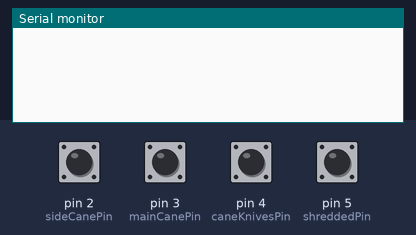
The sketch below on a simulated Arduino Uno, built with avr-gcc and run on an emulated ATmega328P. On the bench: the last lines printed to the serial monitor. The inputs (shaded band) are chosen by the test bench; at power-on: pin 2 (sideCanePin), pin 3 (mainCanePin), pin 4 (caneKnivesPin), pin 5 (shreddedPin) HIGH.

Above: at 1.2 s.
1.3 s: pin 2 (sideCanePin) pulled LOW for 0.15 s
At 2.6 s:
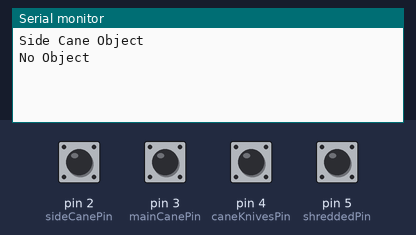
2.9 s: pin 3 (mainCanePin) pulled LOW for 0.15 s
At 3.03 s:
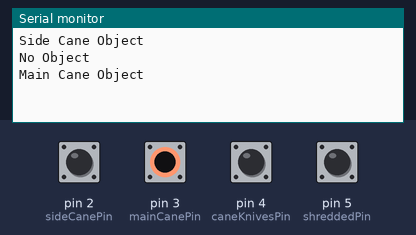
4.5 s: pin 4 (caneKnivesPin) pulled LOW for 0.15 s
At 4.63 s:
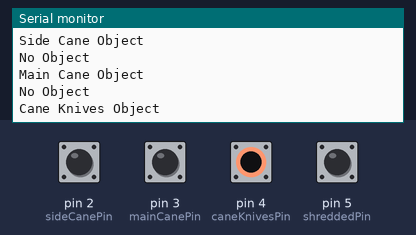
6.1 s: pin 5 (shreddedPin) pulled LOW for 0.15 s
At 6.23 s:
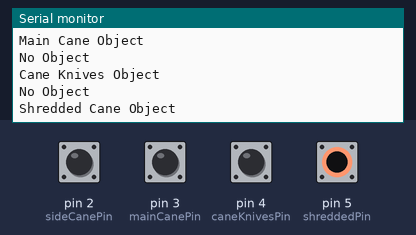

Measured:
- after the input at 1.3 s, the serial monitor: prints a new line at once (image 1)
- after the input at 2.9 s, the serial monitor: prints a new line at once (image 2)
- after the input at 4.5 s, the serial monitor: prints a new line at once (image 3)
- after the input at 6.1 s, the serial monitor: prints a new line at once (image 4)

The sketch:

cane_tracking.ino
```cpp
const int shreddedPin = 5;
const int caneKnivesPin = 4;
const int mainCanePin = 3;
const int sideCanePin = 2;

int shreddedState = 0;
int shreddedCurrentState = 0;

int caneKnivesState = 0;
int caneKnivesCurrentState = 0;

int mainCaneState = 0;
int mainCaneCurrentState = 0;

int sideCaneState = 0;
int sideCaneCurrentState = 0;

void setup() {
  pinMode(shreddedPin, INPUT_PULLUP);
  pinMode(caneKnivesPin, INPUT_PULLUP);
  pinMode(mainCanePin, INPUT_PULLUP);
  pinMode(sideCanePin, INPUT_PULLUP);
  Serial.begin(9600);
}

void loop() {
  int shreddedSensor = digitalRead(shreddedPin);
  int caneKnivesSensor = digitalRead(caneKnivesPin);
  int mainCaneSensor = digitalRead(mainCanePin);
  int sideCaneSensor = digitalRead(sideCanePin);

  shreddedCane(shreddedSensor);
  caneKnives(caneKnivesSensor);
  mainCane(mainCaneSensor);
  sideCane(sideCaneSensor);
}

void shreddedCane(int pin) {
  if (pin == HIGH) {
   shreddedCurrentState = 0;
    if (shreddedCurrentState != shreddedState) {
      Serial.println("No Object");
      shreddedState = 0;
      delay(5);
    }
  }
  else {
    shreddedCurrentState = 1;
    if (shreddedCurrentState != shreddedState) {
      Serial.println("Shredded Cane Object");
      shreddedState = 1;
      delay(5);
    }
  }
}

void caneKnives(int pin) {
  if (pin == HIGH) {
    caneKnivesCurrentState = 0;
    if (caneKnivesCurrentState != caneKnivesState) {
      Serial.println("No Object");
      caneKnivesState = 0;
      delay(5);
    }
  }
  else {
    caneKnivesCurrentState = 1;
    if (caneKnivesCurrentState != caneKnivesState) {
      Serial.println("Cane Knives Object");
      caneKnivesState = 1;
      delay(5);
    }
  }
}

void mainCane(int pin) {
  if (pin == HIGH) {
     mainCaneCurrentState = 0;
    if (mainCaneCurrentState != mainCaneState) {
      Serial.println("No Object");
      mainCaneState = 0;
      delay(5);
    }
  }
  else {
    mainCaneCurrentState = 1;
    if (mainCaneCurrentState != mainCaneState) {
      Serial.println("Main Cane Object");
      mainCaneState = 1;
      delay(5);
    }
  }
}

void sideCane(int pin) {
  if (pin == HIGH) {
   sideCaneCurrentState = 0;
    if (sideCaneCurrentState != sideCaneState) {
      Serial.println("No Object");
      sideCaneState = 0;
      delay(5);
    }
  }
  else {
    sideCaneCurrentState = 1;
    if (sideCaneCurrentState != sideCaneState) {
      Serial.println("Side Cane Object");
      sideCaneState = 1;
      delay(5);
    }
  }
}
```
